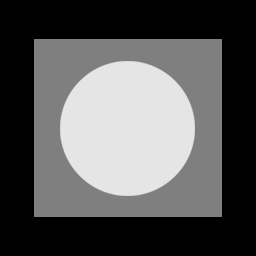
#> input picture Image Noise Models/pattern.tif, 256 x 256 px
$ jupyter execute Image_Noise_Models.ipynb
#> lines starting #> are read from the running program, lines starting #| are printed output that depends on the picture
## Importing Libraries

[cell 1]
import cv2
import numpy as np
import scipy as sp
import matplotlib.pyplot as plt
from google.colab.patches import cv2_imshow

## Original Image

[cell 2]
pattern = cv2.imread('pattern.tif')
#> pattern is the input picture: shape (256, 256, 3); min 0, max 229, mean 87.1
pattern = cv2.cvtColor(pattern, cv2.COLOR_BGR2GRAY)
#> pattern: shape (256, 256)
h, w = pattern.shape[:2]
#> h = 256; w = 256
cv2_imshow(pattern)

## Gaussian Noise

[cell 3]
# defining gaussian noise parameters
mu = 0
var = 0.1
sigma = 400 * var

# defining gaussian noise
gaussian_noise = np.random.normal(mu, sigma, size = (h, w))

# adding gaussian noise to image
pattern_gaussian = pattern + gaussian_noise
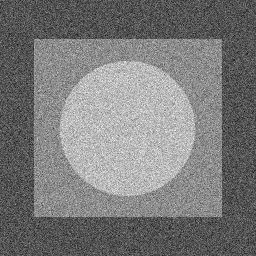
#> pattern_gaussian: shape (256, 256) float64; min -186.4, max 381.2, mean 86.9; drawn with min black and max white
cv2_imshow(pattern_gaussian)

## Rayleigh Noise

[cell 4]
# defining rayleigh noise
rayleigh_noise = np.random.rayleigh(40, size = (h, w))

# adding rayleigh noise to the image
pattern_rayleigh = pattern + rayleigh_noise
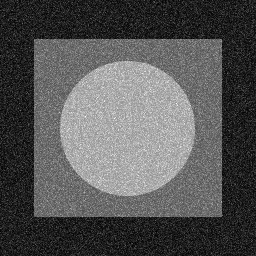
#> pattern_rayleigh: shape (256, 256) float64; min 0.103, max 409.8, mean 137.4; drawn with min black and max white
cv2_imshow(pattern_rayleigh)

## Erlang (Gamma) Noise

[cell 5]
# defining erlang noise
erlang_noise = np.random.gamma(2, scale = 20, size = (h, w))

# adding erlang noise to the image
pattern_erlang = pattern + erlang_noise
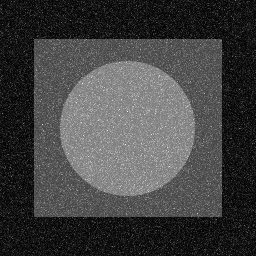
#> pattern_erlang: shape (256, 256) float64; min 0.101, max 487.9, mean 127.2; drawn with min black and max white
cv2_imshow(pattern_erlang)

## Uniform Noise

[cell 6]
# defining uniform noise
uniform_noise = np.random.uniform(low = 0, high = 100, size = (h, w))

# adding uniform noise to the image
pattern_uniform = pattern + uniform_noise
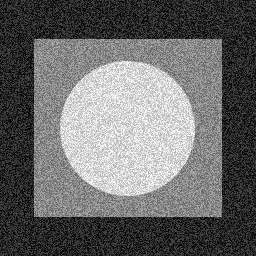
#> pattern_uniform: shape (256, 256) float64; min 0.00351, max 329, mean 136.9; drawn with min black and max white
cv2_imshow(pattern_uniform)

## Exponential Noise

[cell 7]
# defining exponential noise
exponential_noise = np.random.exponential(scale = 40, size = (h, w))

# adding exponential noise to image
pattern_exponential = pattern + exponential_noise
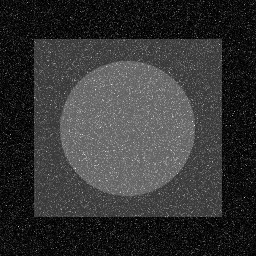
#> pattern_exponential: shape (256, 256) float64; min 0.00255, max 611.7, mean 127; drawn with min black and max white
cv2_imshow(pattern_exponential)

[cell 8]
# defining salt and pepper noise
probability = 0.2
num_pixels = int(h * w * probability)
#> num_pixels = 13107

# allocating memory for salt and pepper noise image
pattern_saltpepper = np.copy(pattern)

# creating salt noise
salt_noise_coords = [np.random.randint(0, h) for _ in range(num_pixels)], \
                 [np.random.randint(0, w) for _ in range(num_pixels)]
pattern_saltpepper[salt_noise_coords] = 229

# creating pepper noise
pepper_coords = [np.random.randint(0, h) for _ in range(num_pixels)], \
                   [np.random.randint(0, w) for _ in range(num_pixels)]
pattern_saltpepper[pepper_coords] = 0
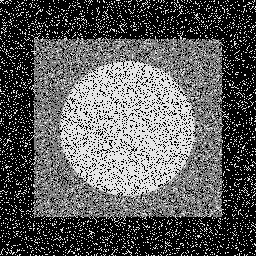
#> pattern_saltpepper: shape (256, 256); min 0, max 229, mean 92.2

cv2_imshow(pattern_saltpepper)
